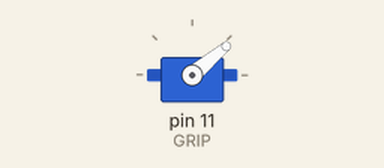
Simulated run of this sketch. Board: Arduino Uno, built with avr-gcc and run on an emulated ATmega328P. On the bench: servo.

Above: at 0.1 s.
At 1.1 s:
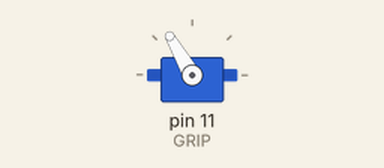
At 2.1 s:
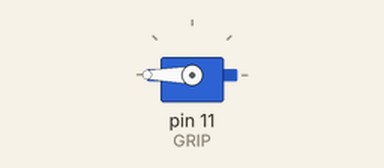
Timing chart, 0 to 3.6 s (numbered marks = the images above):
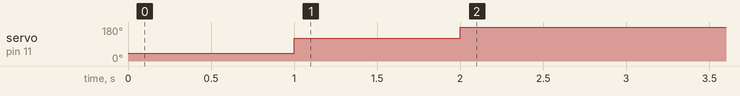

The sketch:

Mod3.ino
```cpp
#include <Servo.h>
Servo GRIP;
void setup() {
  // put your setup code here, to run once:
GRIP.attach(11);
GRIP.write(40);
delay(1000);
GRIP.write(120);
delay(1000);
GRIP.write(180);
delay(1000);
}

void loop() {
  // put your main code here, to run repeatedly:

}
```
